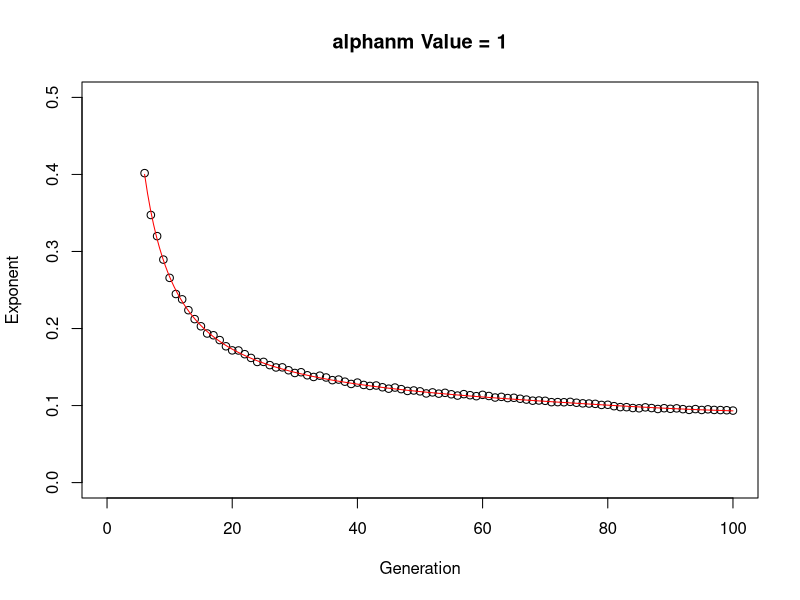
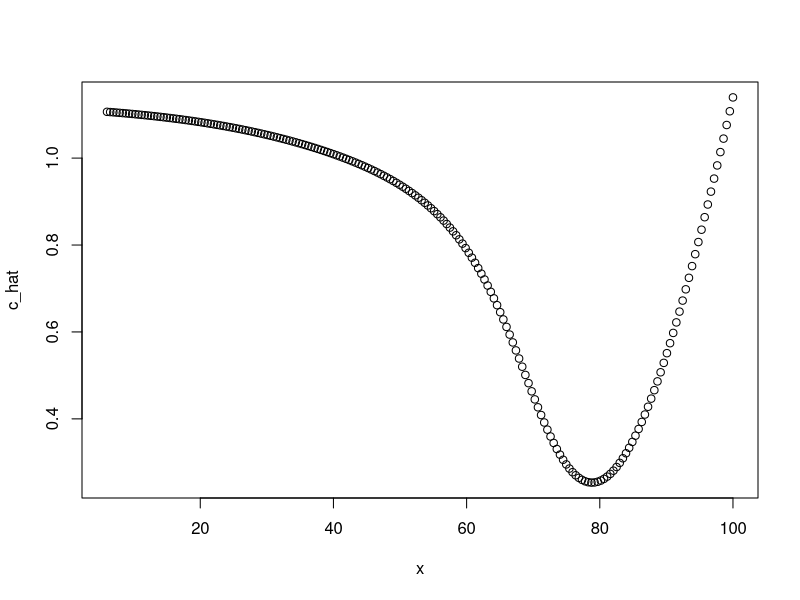
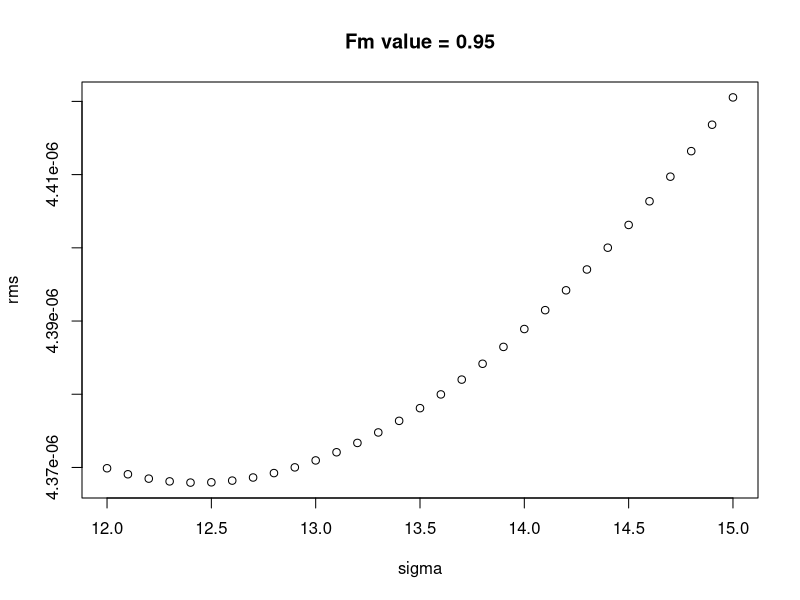
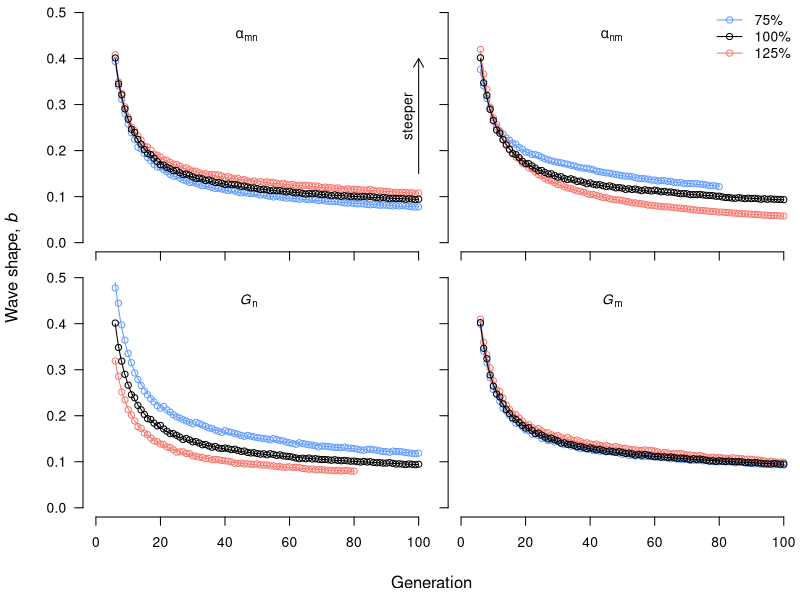

Here is the R script that generated these plots, in order: (Note: a time limit stopped this script after it produced the figures.)
# Calculate sensitivities from estimated exponents

# Exponents were first estimated using "sensitivity-local-exponents.R" run on
# the lab server and saved to "estimated_exponents.csv". We try a couple of
# different approaches to estimate sensitivity with improved precision.

# Brett Melbourne
# 13 Aug 2020
#
library(scales) #for color palette

# Read in estimated exponents
exponents <- read.csv("Data/estimated_exponents.csv",as.is=TRUE)
head(exponents)

# Split the label string
par_val <- strsplit(exponents$run,"-")
par_val <- data.frame(do.call("rbind",par_val),stringsAsFactors=FALSE)
colnames(par_val) <- c("par","val")
par_val$val <- as.numeric(par_val$val)
exponents <- cbind(par_val,exponents)

# tidy form (could use tidyr::gather but hey, it will soon break)
exponents <- cbind(exponents$par,exponents$val,stack(exponents[,-(1:3)]),stringsAsFactors=FALSE)
names(exponents) <- c("par","parval","exponent","gen")
exponents$gen <- as.numeric(sub("G","",exponents$gen))
head(exponents)
names(exponents)
unique(exponents$par)
unique(exponents$parval)



# Kernel smooth of inverse generation model 
# for single combination of parameter and parameter value
p <- unique(exponents$par)[2] #parameter
pv <- 1 #parameter value
tmp <- subset(exponents,par==p & parval == pv & gen > 5 & gen < 101)
plot(NA,NA,xlim=c(0,100),ylim=c(0,0.5),type="n",
     xlab="Generation",
     ylab="Exponent",
     main=paste(p,"Value =",pv))
with(tmp,points(gen,exponent))

sigma <- 15 #window width for smoothing
x <- seq(min(tmp$gen),max(tmp$gen),length.out=200) #use for interpolated curve
#x <- tmp$gen #use for data points: y_hat
y <- x*NA
c_hat <- x*NA
for ( i in 1:length(x) ) {
    x0 <- x[i]
    w <- exp( -(abs(tmp$gen - x0)^2) / (2*sigma^2) )
    fit <- nls(exponent ~ a+b/(gen^c), start=list(a=0.07,b=1.7,c=1), data=tmp, weights=w,
               control=list(maxiter=10000,minFactor=1/(2^20),warnOnly=TRUE))
    y[i] <- coef(fit)[1]+coef(fit)[2]/(x0^coef(fit)[3])
    c_hat[i] <- coef(fit)[3]
}
lines(x,y,col="red")
#interesting to also plot the c estimates
plot(x,c_hat)


# Cross validation for best value of sigma
# We use leave one out CV because we are most interested in minimizing bias. CV
# for this smooth is neat computationally because we leave out the data point we
# want to predict and then we predict for it, and only it, saving a lot of
# computation.
# CV suggests best fit is sigma < 13 for all parameters but we'll take it just
# slightly wider at sigma = 15 to improve stability of the fit and make it a
# little smoother.
p = unique(exponents$par)[3] #parameter
pv <- 0.95 #parameter value
tmp <- subset(exponents,par==p & parval == pv & gen > 5 & gen < 101)

sigma <- seq(12,15,by=0.1) #grid for sigma
rms <- rep(NA,length(sigma))
for ( i in 1:length(sigma) ) {
    print(sigma[i]) #monitoring
    n <- length(tmp$gen)
    dsq <- rep(NA,n)
    for ( j in 1:n ) {
        x0 <- tmp$gen[j]
        w <- exp( -(abs(tmp$gen[-j] - x0)^2) / (2*sigma[i]^2) )
        fit <- nls(exponent ~ a+b/(gen^c), start=list(a=0.07,b=1.7,c=1), data=tmp[-j,], weights=w,
                   control=list(maxiter=10000,minFactor=1/(2^20),warnOnly=TRUE))
        y <- coef(fit)[1]+coef(fit)[2]/(x0^coef(fit)[3])
        dsq[j] <- ( y - tmp$exponent[j] )^2
    }
    rms[i] <- sum(dsq/n)
}
plot(sigma,rms,main=paste(p,"value =",pv))
#plot(tmp$gen,sqrt(dsq)) to inspect prediction error for a single sigma value

# ---- Having investigated the kernel smooth, here's a function for it.
# Kernel smooth of inverse generation model
# df: data frame containing exponent and gen
# x: values to predict at
# sigma: window width for smoothing
#
ksmooth <- function( df, x, sigma ) {
    y <- x*NA
    starts <- list(a=0.07,b=1.7,c=1) # initial starting values
    for ( i in 1:length(x) ) {
        x0 <- x[i]
        w <- exp( -(abs(df$gen - x0)^2) / (2*sigma^2) ) #Gaussian kernel
        fit <- nls(exponent ~ a+b/(gen^c), start=starts, data=df, weights=w,
                   control=list(maxiter=10000,minFactor=1/(2^20),warnOnly=TRUE))
        starts <- list(a=coef(fit)[1],b=coef(fit)[2],c=coef(fit)[3])
        y[i] <- coef(fit)[1]+coef(fit)[2]/(x0^coef(fit)[3])
        rm(fit)
    }
    return(y)
}


# ---- Figure S11
# 4 panel plot of shape exponent versus generation with smoothed inverse
# generation model
windows(6,6)
op <- par(mfrow=c(2,2),mar=c(1,1,0,0),oma=c(4,4,0.2,0.2))

# Set up colors
parvals <- c(0.75,1.25,1) #plotting order for parameter values
ggplotcols <- hue_pal(h = c(0, 360) + 15, c = 100, l = 65, h.start = 0, direction = 1)
pvcols <- ggplotcols(length(parvals))[c(3,1,2)]
pvcols[3] <- "black"

# Plot exponents and fit smoothed curve
parnames <- c("alphamn","alphanm","Fn","Fm") #plotting order of parameters
parexp <- c(expression(alpha[mn]),expression(alpha[nm]),expression(italic(G)[n]),expression(italic(G)[m]))

for ( p in parnames ) {
    
    plot(NA,NA,xlim=c(0,100),ylim=c(0,0.5),type="n",axes=FALSE,ann=FALSE)
    # Axes
    if ( p %in% parnames[c(3,4)] ) {
        axis(1)
    } else {
        axis(1,labels=FALSE)
    }
    if ( p %in% parnames[c(1,3)] ) {
        axis(2,las=2)
    } else {
        axis(2,labels=FALSE)
    }
    # Steepness annotation
    if ( p %in% parnames[1] ) {
        # Annotation
        arrows(100,0.15,100,0.4,length=0.1)
        text(100-3, (0.15 + 0.4)/2, "steeper",srt=90)
    }
    # Legend
    if ( p %in% parnames[2] ) {
        legend("topright",legend=paste(parvals*100,"%",sep="")[c(1,3,2)],
               lty=1,pch=1,col=pvcols[c(1,3,2)],bty="n")
    }
    # Data and smooth curve
    for ( pv in parvals ) {
        tmp <- subset(exponents, par==p & parval == pv & 
                          gen > 5 & gen < 101 & !is.na(exponent))
        with(tmp,points(gen,exponent,col=pvcols[parvals==pv]))
        
        # Smooth of inverse generation model
        x <- seq(min(tmp$gen),max(tmp$gen),length.out=200)
        y <- ksmooth( df=tmp, x, sigma = 15)
        lines(x,y,col=pvcols[parvals==pv])
    }
    # Plot label
    text(50, 0.9*0.5, parexp[parnames==p], adj=1 )
}
mtext("Generation",side=1,line=2.5,outer=TRUE)
mtext(expression( "Wave shape, " * italic(b) ),side=2,line=2.5,outer=TRUE)
par(op)


# For the local sensitivity analysis, we can considerably reduce the Monte Carlo
# noise by smoothing the exponents first. We'll use the kernel smooth function
# we derived above.

# First compile smoothed exponents into a data frame. This will take 5 mins.
exponent_hats <- NULL
for ( p in c("alphamn","alphanm","Fm","Fn") ) {
    print(p)
    parvals <- seq(0.95,1.05,by=0.01) #needs to match the simulation values
    for ( pv in parvals ) {
        tmp <- subset(exponents, par==p & parval == pv & 
                          gen > 4 & gen < 101 & !is.na(exponent))
        # Kernel smooth of inverse generation model
        x <- tmp$gen #we want to predict at each generation
        exponent_hat <- ksmooth(tmp,x,sigma=15) 
        n <- length(exponent_hat)
        this_set <- data.frame(par=rep(p,n),parval=rep(pv,n),exponent_hat=exponent_hat,gen=5:100)
        exponent_hats <- rbind(exponent_hats,this_set)
        rm(tmp,x,exponent_hat,n,this_set)
        print(pv)
    }
}
# save(exponent_hats,file="exponent_hats.RData")
# load("exponent_hats.RData")


# We see this has improved the noise and remains linear
# Check parameters one at a time
# require(ggplot2)
# require(dplyr)
# p <- unique(exponent_hats$par)[3]     #change 1 thru 4
# p
# exponent_hats %>%
#     filter(par==p, gen > 4, parval > 0.94, parval < 1.06) %>%
#     ggplot() +
#     geom_point(mapping = aes(x=parval,y=exponent_hat),shape=1) +
#     facet_wrap(facets = ~ gen,scales="free") +
#     theme(axis.text=element_blank(),axis.ticks=element_blank(),
#           panel.grid=element_blank())

# ---- Figure 4
windows(6,6)
par(mar=c(4,4,0.2,0.2)) #square

# Set up colors (ggplot palette from scales package)
ggplotcols <- hue_pal(h = c(0, 360) + 15, c = 100, l = 65, h.start = 0, direction = 1)
parcols <- ggplotcols(4) #[c(3,1,2)]

# Plotting space
plot(NA,NA,xlim=c(-3,100),ylim=c(-1.25,0.5),type="n",axes=FALSE,ann=FALSE)
axis(1)
axis(2)
abline(h=0,col="gray")
box()
mtext("Generation",side=1,line=2.5)
mtext("Sensitivity of wave shape",side=2,line=2.5)

# Calculate and plot sensitivities
parnames <- c("alphamn","alphanm","Fm","Fn") #plotting order of parameters
for ( p in parnames ) {
    sensitivity <- rep(NA,100)
    for ( g in 5:100 ) {
        tmp <- subset(exponent_hats,par==p & gen == g & parval > 0.94 & parval < 1.06)
        tmp$exponent_hat <- tmp$exponent_hat/tmp$exponent_hat[tmp$parval==1]
        fit <- lm(exponent_hat~parval,data=tmp)
        sensitivity[g] <- coef(fit)["parval"]
    }
    lines(5:100,sensitivity[5:100],col=parcols[parnames==p],lwd=2)
}

# Data labels
lx <- 100
text(lx,0.45,expression(alpha[mn]),adj=1)
text(lx,0.14,expression(italic(G)[m]),adj=1)
text(lx,-0.96,expression(italic(G)[n]),adj=1)
text(lx,-1.25,expression(alpha[nm]),adj=1)

# Annotation
arrows(0,-0.2,0,-1,length=0.1)
text(-3, (-0.2 + -1)/2, "shallower",srt=90)
arrows(0,0.1,0,0.4,length=0.1)
text(-3, (0.1 + 0.4)/2, "steeper",srt=90)
